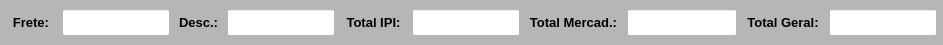
     <widget class="QWidget" name="widget_Cor4" native="true">
      <property name="minimumSize">
       <size>
        <width>0</width>
        <height>45</height>
       </size>
      </property>
      <property name="maximumSize">
       <size>
        <width>16777215</width>
        <height>45</height>
       </size>
      </property>
      <property name="styleSheet">
       <string notr="true">background-color: rgb(182, 182, 182);</string>
      </property>
      <layout class="QHBoxLayout" name="horizontalLayout_6">
       <property name="leftMargin">
        <number>0</number>
       </property>
       <property name="topMargin">
        <number>0</number>
       </property>
       <property name="rightMargin">
        <number>0</number>
       </property>
       <property name="bottomMargin">
        <number>0</number>
       </property>
       <item>
        <widget class="QWidget" name="widget_25" native="true">
         <layout class="QHBoxLayout" name="horizontalLayout_19">
          <property name="leftMargin">
           <number>6</number>
          </property>
          <property name="topMargin">
           <number>9</number>
          </property>
          <property name="rightMargin">
           <number>6</number>
          </property>
          <property name="bottomMargin">
           <number>9</number>
          </property>
          <item>
           <widget class="QLabel" name="label_43">
            <property name="minimumSize">
             <size>
              <width>50</width>
              <height>0</height>
             </size>
            </property>
            <property name="maximumSize">
             <size>
              <width>50</width>
              <height>16777215</height>
             </size>
            </property>
            <property name="font">
             <font>
              <pointsize>10</pointsize>
              <weight>75</weight>
              <bold>true</bold>
             </font>
            </property>
            <property name="text">
             <string>Frete:</string>
            </property>
            <property name="alignment">
             <set>Qt::AlignCenter</set>
            </property>
           </widget>
          </item>
          <item>
           <widget class="QLineEdit" name="line_Frete">
            <property name="sizePolicy">
             <sizepolicy hsizetype="Preferred" vsizetype="Preferred">
              <horstretch>0</horstretch>
              <verstretch>0</verstretch>
             </sizepolicy>
            </property>
            <property name="minimumSize">
             <size>
              <width>0</width>
              <height>0</height>
             </size>
            </property>
            <property name="maximumSize">
             <size>
              <width>16777215</width>
              <height>16777215</height>
             </size>
            </property>
            <property name="font">
             <font>
              <pointsize>9</pointsize>
              <weight>50</weight>
              <bold>false</bold>
             </font>
            </property>
            <property name="styleSheet">
             <string notr="true">background-color: rgb(255, 255, 255);</string>
            </property>
            <property name="alignment">
             <set>Qt::AlignCenter</set>
            </property>
           </widget>
          </item>
          <item>
           <widget class="QLabel" name="label_45">
            <property name="minimumSize">
             <size>
              <width>45</width>
              <height>0</height>
             </size>
            </property>
            <property name="maximumSize">
             <size>
              <width>45</width>
              <height>16777215</height>
             </size>
            </property>
            <property name="font">
             <font>
              <pointsize>10</pointsize>
              <weight>75</weight>
              <bold>true</bold>
             </font>
            </property>
            <property name="text">
             <string>Desc.:</string>
            </property>
            <property name="alignment">
             <set>Qt::AlignCenter</set>
            </property>
           </widget>
          </item>
          <item>
           <widget class="QLineEdit" name="line_Desconto">
            <property name="sizePolicy">
             <sizepolicy hsizetype="Preferred" vsizetype="Preferred">
              <horstretch>0</horstretch>
              <verstretch>0</verstretch>
             </sizepolicy>
            </property>
            <property name="minimumSize">
             <size>
              <width>0</width>
              <height>0</height>
             </size>
            </property>
            <property name="maximumSize">
             <size>
              <width>16777215</width>
              <height>16777215</height>
             </size>
            </property>
            <property name="font">
             <font>
              <pointsize>9</pointsize>
              <weight>50</weight>
              <bold>false</bold>
             </font>
            </property>
            <property name="styleSheet">
             <string notr="true">background-color: rgb(255, 255, 255);</string>
            </property>
            <property name="alignment">
             <set>Qt::AlignCenter</set>
            </property>
           </widget>
          </item>
          <item>
           <widget class="QLabel" name="label_46">
            <property name="minimumSize">
             <size>
              <width>65</width>
              <height>0</height>
             </size>
            </property>
            <property name="maximumSize">
             <size>
              <width>65</width>
              <height>16777215</height>
             </size>
            </property>
            <property name="font">
             <font>
              <pointsize>10</pointsize>
              <weight>75</weight>
              <bold>true</bold>
             </font>
            </property>
            <property name="text">
             <string>Total IPI:</string>
            </property>
            <property name="alignment">
             <set>Qt::AlignCenter</set>
            </property>
           </widget>
          </item>
          <item>
           <widget class="QLineEdit" name="line_Total_Ipi">
            <property name="sizePolicy">
             <sizepolicy hsizetype="Preferred" vsizetype="Preferred">
              <horstretch>0</horstretch>
              <verstretch>0</verstretch>
             </sizepolicy>
            </property>
            <property name="minimumSize">
             <size>
              <width>0</width>
              <height>0</height>
             </size>
            </property>
            <property name="maximumSize">
             <size>
              <width>16777215</width>
              <height>16777215</height>
             </size>
            </property>
            <property name="font">
             <font>
              <pointsize>9</pointsize>
             </font>
            </property>
            <property name="styleSheet">
             <string notr="true">background-color: rgb(255, 255, 255);</string>
            </property>
            <property name="alignment">
             <set>Qt::AlignCenter</set>
            </property>
           </widget>
          </item>
          <item>
           <widget class="QLabel" name="label_48">
            <property name="minimumSize">
             <size>
              <width>95</width>
              <height>0</height>
             </size>
            </property>
            <property name="maximumSize">
             <size>
              <width>95</width>
              <height>16777215</height>
             </size>
            </property>
            <property name="font">
             <font>
              <pointsize>10</pointsize>
              <weight>75</weight>
              <bold>true</bold>
             </font>
            </property>
            <property name="text">
             <string>Total Mercad.:</string>
            </property>
            <property name="alignment">
             <set>Qt::AlignCenter</set>
            </property>
           </widget>
          </item>
          <item>
           <widget class="QLineEdit" name="line_Total_Merc">
            <property name="sizePolicy">
             <sizepolicy hsizetype="Preferred" vsizetype="Preferred">
              <horstretch>0</horstretch>
              <verstretch>0</verstretch>
             </sizepolicy>
            </property>
            <property name="minimumSize">
             <size>
              <width>110</width>
              <height>0</height>
             </size>
            </property>
            <property name="maximumSize">
             <size>
              <width>110</width>
              <height>16777215</height>
             </size>
            </property>
            <property name="font">
             <font>
              <pointsize>9</pointsize>
             </font>
            </property>
            <property name="styleSheet">
             <string notr="true">background-color: rgb(255, 255, 255);</string>
            </property>
            <property name="alignment">
             <set>Qt::AlignCenter</set>
            </property>
           </widget>
          </item>
          <item>
           <widget class="QLabel" name="label_50">
            <property name="minimumSize">
             <size>
              <width>80</width>
              <height>0</height>
             </size>
            </property>
            <property name="maximumSize">
             <size>
              <width>80</width>
              <height>16777215</height>
             </size>
            </property>
            <property name="font">
             <font>
              <pointsize>10</pointsize>
              <weight>75</weight>
              <bold>true</bold>
             </font>
            </property>
            <property name="text">
             <string>Total Geral:</string>
            </property>
            <property name="alignment">
             <set>Qt::AlignCenter</set>
            </property>
           </widget>
          </item>
          <item>
           <widget class="QLineEdit" name="line_Total_Geral">
            <property name="sizePolicy">
             <sizepolicy hsizetype="Preferred" vsizetype="Preferred">
              <horstretch>0</horstretch>
              <verstretch>0</verstretch>
             </sizepolicy>
            </property>
            <property name="minimumSize">
             <size>
              <width>0</width>
              <height>0</height>
             </size>
            </property>
            <property name="maximumSize">
             <size>
              <width>16777215</width>
              <height>16777215</height>
             </size>
            </property>
            <property name="font">
             <font>
              <pointsize>9</pointsize>
             </font>
            </property>
            <property name="styleSheet">
             <string notr="true">background-color: rgb(255, 255, 255);</string>
            </property>
            <property name="alignment">
             <set>Qt::AlignCenter</set>
            </property>
           </widget>
          </item>
         </layout>
        </widget>
       </item>
      </layout>
     </widget>
